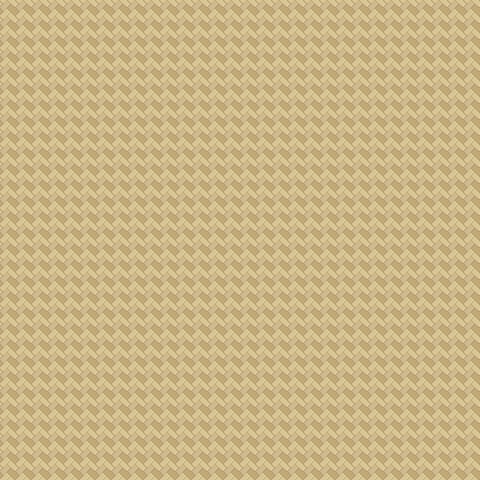

A level layout from a 2D game, rendered from its tile map. Below: a short description, then the map file with its tile-grid data intact:
An orthogonal 15x15 tile map with 32x32 px tiles, 1 tile layer (Background), 1 hidden layer not drawn, 2 tilesets and 3 objects (roySpawn, momSpawn, dadSpawn).

<map version="1.10" tiledversion="1.10.2" orientation="orthogonal" renderorder="right-down" width="15" height="15" tilewidth="32" tileheight="32" infinite="0" nextlayerid="8" nextobjectid="8">
 <editorsettings>
  <export target="beginStory.json" format="json" />
 </editorsettings>
 <tileset firstgid="1" name="insideStuff" tilewidth="32" tileheight="32" tilecount="512" columns="16">
  <image source="insideStuff.png" trans="000000" width="528" height="1024" />
 </tileset>
 <tileset firstgid="513" name="anotherStuff" tilewidth="32" tileheight="32" tilecount="512" columns="16">
  <image source="anotherStuff.png" trans="000000" width="528" height="1024" />
 </tileset>
 <layer id="1" name="Background" width="15" height="15">
  <data encoding="csv">
1007,1007,1007,1007,1007,1007,1007,1007,1007,1007,1007,1007,1007,1007,1007,
1007,1007,1007,1007,1007,1007,1007,1007,1007,1007,1007,1007,1007,1007,1007,
1007,1007,1007,1007,1007,1007,1007,1007,1007,1007,1007,1007,1007,1007,1007,
1007,1007,1007,1007,1007,1007,1007,1007,1007,1007,1007,1007,1007,1007,1007,
1007,1007,1007,1007,1007,1007,1007,1007,1007,1007,1007,1007,1007,1007,1007,
1007,1007,1007,1007,1007,1007,1007,1007,1007,1007,1007,1007,1007,1007,1007,
1007,1007,1007,1007,1007,1007,1007,1007,1007,1007,1007,1007,1007,1007,1007,
1007,1007,1007,1007,1007,1007,1007,1007,1007,1007,1007,1007,1007,1007,1007,
1007,1007,1007,1007,1007,1007,1007,1007,1007,1007,1007,1007,1007,1007,1007,
1007,1007,1007,1007,1007,1007,1007,1007,1007,1007,1007,1007,1007,1007,1007,
1007,1007,1007,1007,1007,1007,1007,1007,1007,1007,1007,1007,1007,1007,1007,
1007,1007,1007,1007,1007,1007,1007,1007,1007,1007,1007,1007,1007,1007,1007,
1007,1007,1007,1007,1007,1007,1007,1007,1007,1007,1007,1007,1007,1007,1007,
1007,1007,1007,1007,1007,1007,1007,1007,1007,1007,1007,1007,1007,1007,1007,
1007,1007,1007,1007,1007,1007,1007,1007,1007,1007,1007,1007,1007,1007,1007
</data>
 </layer>
 <layer id="4" name="insideStuff" width="15" height="15" visible="0">
  <data encoding="csv">
74,75,0,0,0,73,74,75,0,0,0,0,0,0,0,
90,91,99,100,101,89,90,91,0,0,381,382,383,384,0,
106,107,115,116,117,105,106,107,0,0,397,398,399,400,0,
0,0,0,0,0,0,0,0,0,0,413,414,415,416,0,
0,0,0,0,0,0,0,0,0,0,0,0,0,0,0,
0,0,0,0,0,0,0,0,0,0,0,0,0,0,0,
0,0,0,0,0,0,0,0,0,0,0,0,0,0,0,
0,0,0,0,0,0,0,0,0,0,0,0,0,0,0,
0,0,0,0,0,0,0,0,0,0,0,0,0,0,0,
0,0,0,0,0,0,0,0,0,0,0,0,0,0,0,
0,0,0,0,0,0,0,0,0,0,0,0,0,0,0,
0,0,0,0,0,0,0,0,0,0,0,0,0,0,0,
0,0,0,0,0,441,0,0,0,441,0,0,0,0,0,
0,0,0,0,0,457,0,0,0,457,0,0,0,0,0,
0,0,0,0,0,473,0,0,0,473,0,0,0,0,0
</data>
 </layer>
 <objectgroup id="5" name="roySpawn">
  <object id="5" name="roySpawn" x="416" y="384">
   <point />
  </object>
 </objectgroup>
 <objectgroup id="6" name="momSpawn">
  <object id="6" name="momSpawn" x="128" y="192">
   <point />
  </object>
 </objectgroup>
 <objectgroup id="7" name="dadSpawn">
  <object id="7" name="dadSpawn" x="192" y="192">
   <point />
  </object>
 </objectgroup>
</map>
